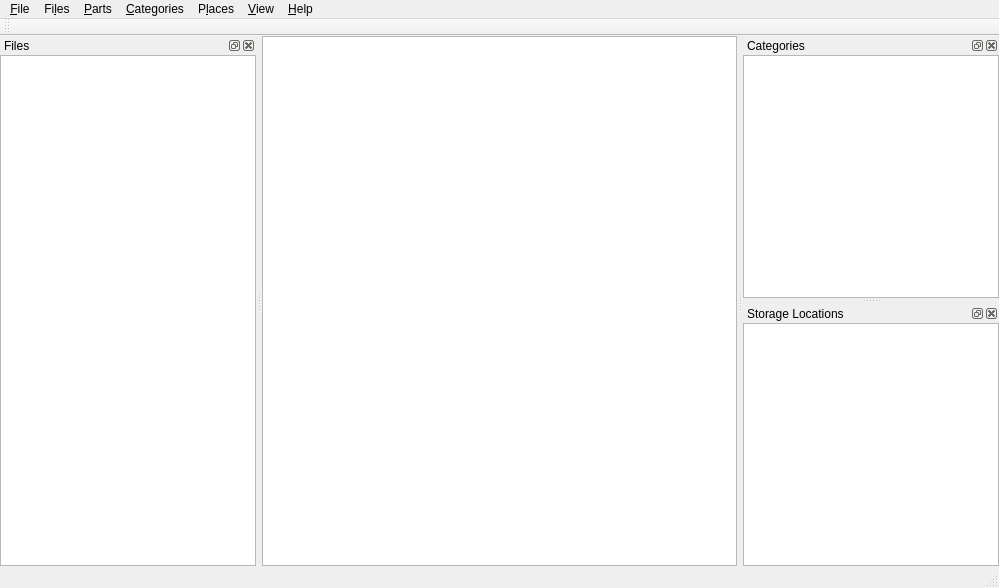
<?xml version="1.0" encoding="UTF-8"?>
<ui version="4.0">
 <class>MainWindow</class>
 <widget class="QMainWindow" name="MainWindow">
  <property name="geometry">
   <rect>
    <x>0</x>
    <y>0</y>
    <width>999</width>
    <height>588</height>
   </rect>
  </property>
  <property name="windowTitle">
   <string notr="true">PartVault</string>
  </property>
  <property name="windowIcon">
   <iconset resource="../build/Desktop_Qt_6_11_0_llvm_mingw_64_bit-Debug/src/.qt/rcc/sql.qrc">
    <normaloff>:/icons/logo.svg</normaloff>:/icons/logo.svg</iconset>
  </property>
  <widget class="QWidget" name="centralwidget">
   <layout class="QGridLayout" name="gridLayout">
    <property name="leftMargin">
     <number>0</number>
    </property>
    <property name="topMargin">
     <number>0</number>
    </property>
    <property name="rightMargin">
     <number>0</number>
    </property>
    <property name="bottomMargin">
     <number>0</number>
    </property>
    <property name="spacing">
     <number>0</number>
    </property>
    <item row="0" column="0">
     <widget class="QTableView" name="tableView"/>
    </item>
   </layout>
  </widget>
  <widget class="QStatusBar" name="statusbar"/>
  <widget class="QToolBar" name="toolBar">
   <property name="windowTitle">
    <string>toolBar</string>
   </property>
   <attribute name="toolBarArea">
    <enum>TopToolBarArea</enum>
   </attribute>
   <attribute name="toolBarBreak">
    <bool>false</bool>
   </attribute>
  </widget>
  <widget class="QMenuBar" name="menuBar">
   <property name="geometry">
    <rect>
     <x>0</x>
     <y>0</y>
     <width>999</width>
     <height>21</height>
    </rect>
   </property>
   <widget class="QMenu" name="menuFile">
    <property name="title">
     <string>&amp;File</string>
    </property>
    <addaction name="actionExport"/>
    <addaction name="actionImport"/>
    <addaction name="separator"/>
    <addaction name="actionPreferences"/>
    <addaction name="separator"/>
    <addaction name="actionExit"/>
   </widget>
    <widget class="QMenu" name="menuFiles">
     <property name="title">
      <string>Fi&amp;les</string>
     </property>
     <addaction name="actionOpenFile"/>
     <addaction name="actionOpenDirectory"/>
    <addaction name="separator"/>
    <addaction name="actionRemoveUnusedFiles"/>
    </widget>
   <widget class="QMenu" name="menuHelp">
    <property name="title">
     <string>&amp;Help</string>
    </property>
    <addaction name="actionAbout"/>
    <addaction name="actionAboutQt"/>
   </widget>
   <widget class="QMenu" name="menuParts">
    <property name="title">
     <string>&amp;Parts</string>
    </property>
    <addaction name="actionAddPart"/>
    <addaction name="actionRemovePart"/>
   </widget>
   <widget class="QMenu" name="menuCategories">
    <property name="title">
     <string>&amp;Categories</string>
    </property>
    <addaction name="actionAddCategory"/>
    <addaction name="actionRemoveUnusedCategories"/>
   </widget>
   <widget class="QMenu" name="menuPlaces">
    <property name="title">
     <string>P&amp;laces</string>
    </property>
    <addaction name="actionAddSorageLocation"/>
    <addaction name="actionRemoveUnusedStorageLocations"/>
   </widget>
   <widget class="QMenu" name="menuView">
    <property name="title">
     <string>&amp;View</string>
    </property>
    <addaction name="actionCategories"/>
    <addaction name="actionStorageLocations"/>
    <addaction name="actionFiles"/>
   </widget>
   <addaction name="menuFile"/>
  <addaction name="menuFiles"/>
   <addaction name="menuParts"/>
   <addaction name="menuCategories"/>
   <addaction name="menuPlaces"/>
   <addaction name="menuView"/>
   <addaction name="menuHelp"/>
  </widget>
  <widget class="QDockWidget" name="dockCategories">
   <property name="windowTitle">
    <string>Categories</string>
   </property>
   <attribute name="dockWidgetArea">
    <number>2</number>
   </attribute>
   <widget class="QWidget" name="dockWidgetContents">
    <layout class="QVBoxLayout" name="verticalLayout">
     <property name="spacing">
      <number>0</number>
     </property>
     <property name="leftMargin">
      <number>0</number>
     </property>
     <property name="topMargin">
      <number>0</number>
     </property>
     <property name="rightMargin">
      <number>0</number>
     </property>
     <property name="bottomMargin">
      <number>0</number>
     </property>
     <item>
      <widget class="TreeViewEx" name="viewCategories">
       <attribute name="headerVisible">
        <bool>false</bool>
       </attribute>
      </widget>
     </item>
    </layout>
   </widget>
  </widget>
  <widget class="QDockWidget" name="dockStorageLocations">
   <property name="windowTitle">
    <string>Storage Locations</string>
   </property>
   <attribute name="dockWidgetArea">
    <number>2</number>
   </attribute>
   <widget class="QWidget" name="dockStorageContents">
    <layout class="QVBoxLayout" name="verticalLayout_2">
     <property name="spacing">
      <number>0</number>
     </property>
     <property name="leftMargin">
      <number>0</number>
     </property>
     <property name="topMargin">
      <number>0</number>
     </property>
     <property name="rightMargin">
      <number>0</number>
     </property>
     <property name="bottomMargin">
      <number>0</number>
     </property>
     <item>
      <widget class="TreeViewEx" name="viewStorageLocations">
       <attribute name="headerVisible">
        <bool>false</bool>
       </attribute>
      </widget>
     </item>
    </layout>
   </widget>
  </widget>
  <widget class="QDockWidget" name="dockFiles">
   <property name="windowTitle">
    <string>Files</string>
   </property>
   <attribute name="dockWidgetArea">
    <number>1</number>
   </attribute>
   <widget class="QWidget" name="dockWidgetContents_2">
    <layout class="QVBoxLayout" name="verticalLayout_3">
     <property name="spacing">
      <number>0</number>
     </property>
     <property name="leftMargin">
      <number>0</number>
     </property>
     <property name="topMargin">
      <number>0</number>
     </property>
     <property name="rightMargin">
      <number>0</number>
     </property>
     <property name="bottomMargin">
      <number>0</number>
     </property>
     <item>
      <widget class="QListView" name="viewFiles"/>
     </item>
    </layout>
   </widget>
  </widget>
  <action name="actionAbout">
   <property name="text">
    <string>&amp;About...</string>
   </property>
  </action>
  <action name="actionAboutQt">
   <property name="text">
    <string>About &amp;Qt...</string>
   </property>
  </action>
  <action name="actionAddPart">
   <property name="text">
    <string>&amp;Add part...</string>
   </property>
  </action>
  <action name="actionRemovePart">
   <property name="text">
    <string>&amp;Remove part</string>
   </property>
  </action>
  <action name="actionAddCategory">
   <property name="text">
    <string>&amp;Add category...</string>
   </property>
  </action>
  <action name="actionRemoveUnusedCategories">
   <property name="text">
    <string>&amp;Remove unused</string>
   </property>
  </action>
  <action name="actionAddSorageLocation">
   <property name="text">
    <string>&amp;Add place...</string>
   </property>
  </action>
  <action name="actionRemoveUnusedStorageLocations">
   <property name="text">
    <string>&amp;Remove unused</string>
   </property>
  </action>
  <action name="actionExport">
   <property name="text">
    <string>&amp;Export...</string>
   </property>
  </action>
  <action name="actionImport">
   <property name="text">
    <string>&amp;Import...</string>
   </property>
  </action>
  <action name="actionExit">
   <property name="text">
    <string>E&amp;xit</string>
   </property>
  </action>
  <action name="actionCategories">
   <property name="checkable">
    <bool>true</bool>
   </property>
   <property name="checked">
    <bool>true</bool>
   </property>
   <property name="text">
    <string>&amp;Categories</string>
   </property>
  </action>
  <action name="actionPreferences">
   <property name="text">
    <string>&amp;Preferences...</string>
   </property>
  </action>
  <action name="actionStorageLocations">
   <property name="checkable">
    <bool>true</bool>
   </property>
   <property name="checked">
    <bool>true</bool>
   </property>
   <property name="text">
    <string>&amp;Storage Locations</string>
   </property>
  </action>
  <action name="actionFiles">
   <property name="checkable">
    <bool>true</bool>
   </property>
   <property name="checked">
    <bool>true</bool>
   </property>
   <property name="text">
    <string>Files</string>
   </property>
  </action>
  <action name="actionOpenFile">
   <property name="enabled">
    <bool>false</bool>
   </property>
   <property name="text">
    <string>Open &amp;File</string>
   </property>
  </action>
  <action name="actionOpenDirectory">
   <property name="enabled">
    <bool>false</bool>
   </property>
   <property name="text">
    <string>Open &amp;Directory</string>
   </property>
  </action>
  <action name="actionRemoveUnusedFiles">
   <property name="text">
    <string>&amp;Remove unused files</string>
   </property>
  </action>
 </widget>
 <customwidgets>
  <customwidget>
   <class>TreeViewEx</class>
   <extends>QTreeView</extends>
   <header>views/expandabletreeview.h</header>
  </customwidget>
 </customwidgets>
 <resources>
  <include location="../build/Desktop_Qt_6_11_0_llvm_mingw_64_bit-Debug/src/.qt/rcc/sql.qrc"/>
 </resources>
 <connections/>
</ui>
